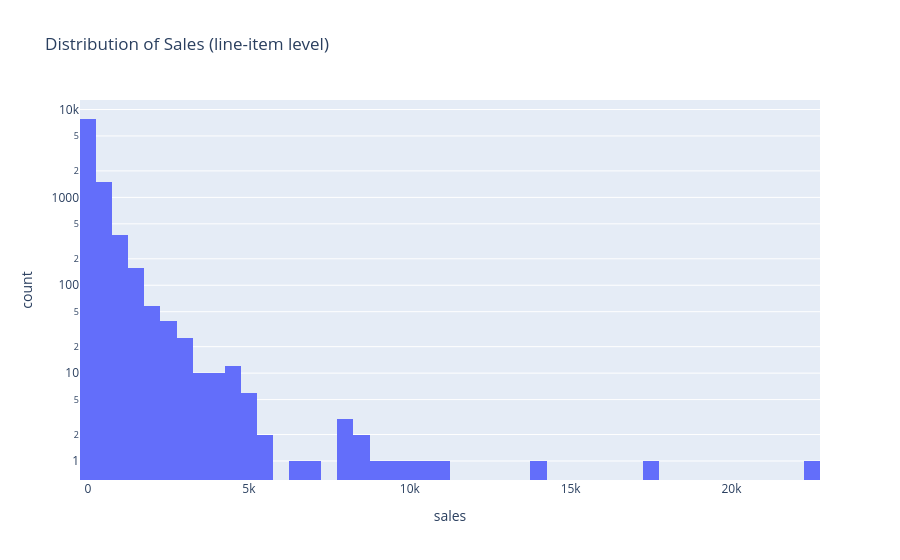

Notebook code for this chart:
### Markdown cell above
## 6. Distribution Analysis — Sales, Quantity, Profit, Discount

### Code cell
fig = px.histogram(df, x='sales', nbins=60, title='Distribution of Sales (line-item level)', log_y=True)
fig.show()

### Figure 1 — Plotly figure (JSON) as saved in the notebook; plotly's stock layout.template omitted (floating-point values rounded to 4 significant figures; data arrays with more than 128 entries replaced by an {"elided": "..."} marker saying what was removed)
{"data": [{"bingroup": "x", "hovertemplate": "sales=%{x}<br>count=%{y}<extra></extra>", "legendgroup": "", "marker": {"color": "#636efa", "pattern": {"shape": ""}}, "name": "", "nbinsx": 60, "orientation": "v", "showlegend": false, "type": "histogram", "x": {"elided": "9994 float values"}, "xaxis": "x", "yaxis": "y"}], "layout": {"barmode": "relative", "legend": {"tracegroupgap": 0}, "title": {"text": "Distribution of Sales (line-item level)"}, "xaxis": {"anchor": "y", "domain": [0.0, 1.0], "title": {"text": "sales"}}, "yaxis": {"anchor": "x", "domain": [0.0, 1.0], "title": {"text": "count"}, "type": "log"}}}
